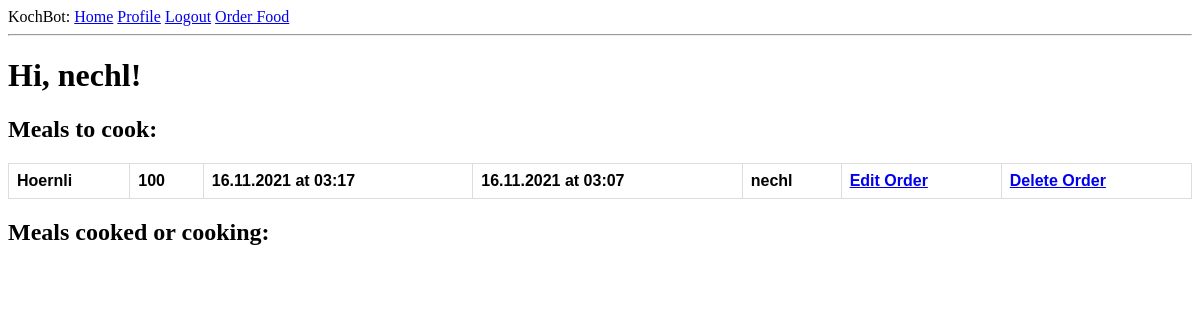
Before: /index (signed in) with the older database file.
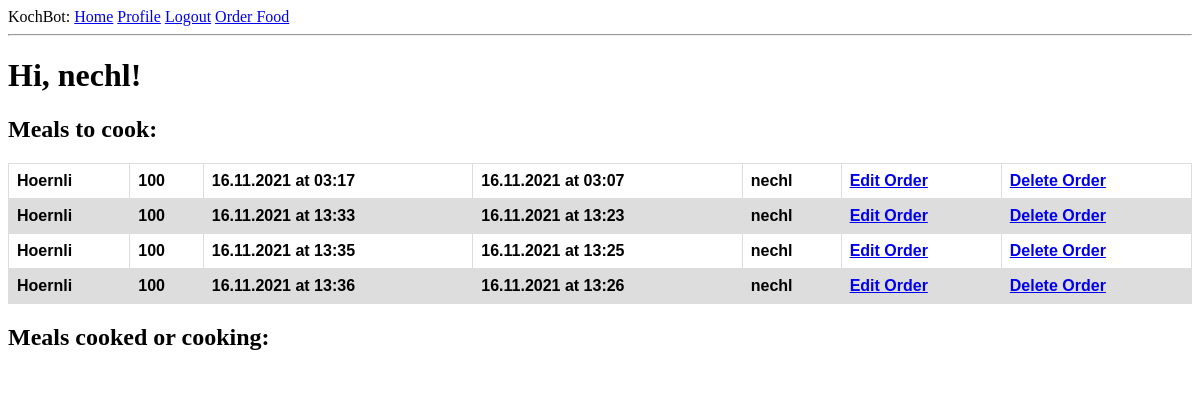
After: the same page with the newer database file.
### app/models.py (models this page shows, shortened)
class User(UserMixin, db.Model):
    id = db.Column(db.Integer, primary_key=True)
    username = db.Column(db.String(64), index=True, unique=True)
    email = db.Column(db.String(120), index=True, unique=True)
    password_hash = db.Column(db.String(128))
    orders = db.relationship('Order', backref='author', lazy='dynamic')

class Order(db.Model):
    id = db.Column(db.Integer, primary_key = True)
    food = db.Column(db.String(140))
    timestamp = db.Column(db.DateTime,  default=datetime.utcnow)
    amount = db.Column(db.Integer())
    finished_at = db.Column(db.DateTime, index = True)
    start_at = db.Column(db.DateTime)
    user_id = db.Column(db.Integer, db.ForeignKey('user.id'))
    cooking = db.Column(db.Boolean, default = False)

### app/routes.py (the view)
@app.route('/')
@app.route('/index')
@login_required
def index():
    orders = Order.query.filter_by(cooking = False).order_by(Order.finished_at.asc()).all()
    orders_cooked = Order.query.filter_by(cooking = True).order_by(Order.finished_at.asc()).all()
    return render_template('index.html', title='Home', orders=orders, orders_cooked = orders_cooked)

### app/models.py (called while the page is built)
@login.user_loader
def load_user(id):
    return User.query.get(int(id))

### app/templates/index.html (shortened to what this page needs)
{% extends "base.html" %}
{% block content %}
    <div class="MainContent">
        <h1>Hi, {{ current_user.username }}!</h1>
        <h2>Meals to cook:</h2>
        <table id="orders">
            {% for order in orders %}
                {% include '_order.html' %}
            {% endfor %}
        </table>
        <h2>Meals cooked or cooking:</h2>
    </div>
{% endblock %}

### app/templates/base.html (shortened to what this page needs)
<html>
    <head>
        <link rel="stylesheet" href=" {{ url_for('static', filename='style/style.css') }}">
    </head>
    <body>
        <div>
            KochBot:
                <a href="{{ url_for('index') }}">Home</a>
                {% if current_user.is_anonymous %}
                <a href="{{ url_for('login') }}">Login</a>
                {% else %}
                <a href="{{ url_for('user', username=current_user.username) }}">Profile</a>
                <a href="{{ url_for('logout') }}">Logout</a>
                {% endif %}
                <a href="{{ url_for('order') }}">Order Food</a>
        </div>
        <hr>
        {% block content %}{% endblock %}
    </body>
</html>

### app/templates/_order.html
<tr id="orders">
    <th id="orders">{{ order.food }}</th>
    <th id="orders">{{ order.amount }}</th>
    <th id="orders">{{ order.finished_at.strftime("%d.%m.%Y at %H:%M") }}</th>
    <th id="orders">{{ order.start_at.strftime("%d.%m.%Y at %H:%M") }}</th>
    <th id="orders">{{ order.user_id }}</th>
    <th id="orders"><a href="{{ url_for('edit_order', id=order.id) }}">Edit Order</a></th>
    <th id="orders"><a href="{{ url_for('delete_order', id=order.id) }}">Delete Order</a></th>
</tr>

### app/static/style/style.css (style rules this page uses)
table#orders { font-family: Arial, sans-serif; font-style:normal; border-collapse: collapse; width: 100%; }
td#orders, th#orders { border: 1px solid #dddddd; text-align: left; padding: 8px; }
tr#orders:nth-child(even) { background-color: #dddddd; }
.MainContent { background-color: white; }

Changed rows visible on the page:
added Order: food "Hoernli", amount "100", finished_at "16.11.2021 at 13:33", start_at "16.11.2021 at 13:23", user_id "nechl"
added Order: food "Hoernli", amount "100", finished_at "16.11.2021 at 13:35", start_at "16.11.2021 at 13:25", user_id "nechl"
added Order: food "Hoernli", amount "100", finished_at "16.11.2021 at 13:36", start_at "16.11.2021 at 13:26", user_id "nechl"
